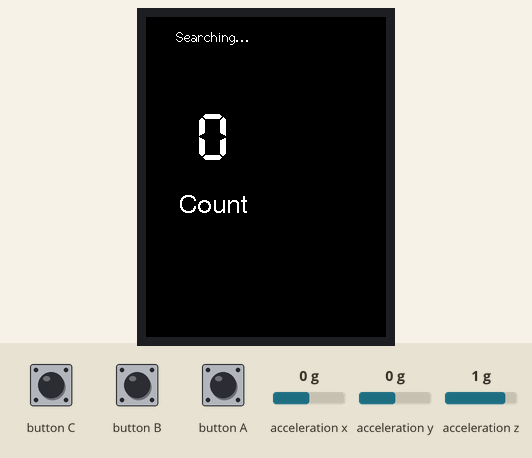
Recording of a sketch running on a simulated ESP32. On the bench: 240×320 colour display. The inputs (shaded band) are chosen by the test bench; at power-on: acceleration x 0 g, acceleration y 0 g, acceleration z 1 g. Nothing arrives over Bluetooth unless stated; a phone connects over Bluetooth LE 3 s after start.

Above: at 0.3 s.
At 3.9 s:
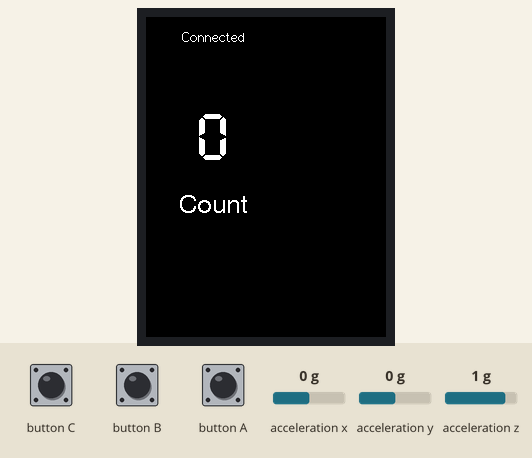
4.0 s: acceleration x set to -1.4 g
At 4.4 s:
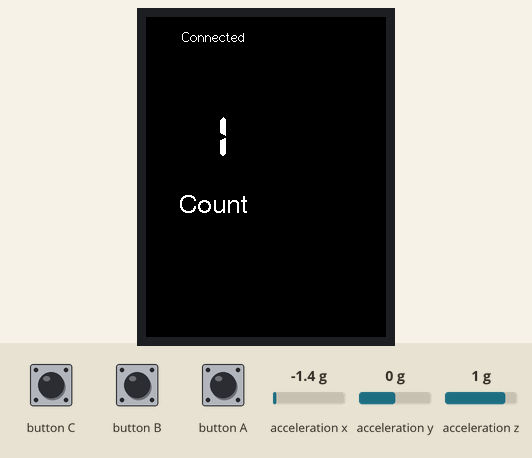
Timing chart, 0 to 7.0 s (numbered marks = the images above; inputs shaded):
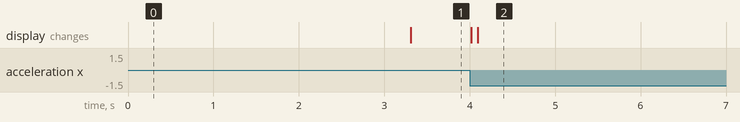

Measured:
- after the input at 4.0 s, the display: first changes at once (image 2 shows a later state)

The sketch:

fridge.ino
```cpp
#include <M5Unified.h>
#include <BLEDevice.h>
#include <BLEServer.h>
#include <BLEUtils.h>
#include <BLE2902.h>

#define SERVICE_UUID                 "c48e6067-5295-43d8-9c59-16616a5a300a"
#define DOOR_COUNT_CHAR_UUID         "a1e8f2de-570a-45b3-851f-365a6a364d1f"
#define BATTERY_LEVEL_CHAR_UUID      "2a19"
#define RESET_COUNTER_CHAR_UUID      "f0b1a051-a20c-43f1-b1e4-39f5c43a3d53"

const char* DEVICE_NAME = "FridgeMonitorM5";
int doorOpenCount = 0;

BLECharacteristic *pDoorCountCharacteristic;
BLECharacteristic *pBatteryLevelCharacteristic;
bool deviceConnected = false;
uint8_t batteryLevel = 0;
unsigned long lastBatteryCheck = 0;


float prevAccX = 0, prevAccY = 0, prevAccZ = 0;
float jerkThreshold = 0.5; // this is where you want to adjust your sensing thing
unsigned long lastJerkTime = 0;
long cooldownPeriod = 2000;

void updateDisplay() {
    M5.Display.fillScreen(TFT_BLACK);
    int centerX = 135 / 2;
    M5.Display.setTextColor(TFT_WHITE);
    M5.Display.setTextDatum(MC_DATUM);
    M5.Display.setFont(&fonts::Font2);
    M5.Display.drawString(deviceConnected ? "Connected" : "Searching...", centerX, 20);
    M5.Display.setFont(&fonts::Font7);
    M5.Display.drawString(String(doorOpenCount), centerX, 120);
    M5.Display.setFont(&fonts::Font4);
    M5.Display.drawString("Count", centerX, 190);
}

void resetCounter() {
    doorOpenCount = 0;
    if (deviceConnected) {
        pDoorCountCharacteristic->setValue(doorOpenCount);
        pDoorCountCharacteristic->notify();
    }
    updateDisplay();
}

class ResetCallback: public BLECharacteristicCallbacks {
    void onWrite(BLECharacteristic *pCharacteristic) {
        String value = pCharacteristic->getValue().c_str();
        if (value == "1") {
            resetCounter();
        }
    }
};

class MyServerCallbacks: public BLEServerCallbacks {
    void onConnect(BLEServer* pServer) {
        deviceConnected = true;
        updateDisplay();
    }
    void onDisconnect(BLEServer* pServer) {
        deviceConnected = false;
        updateDisplay();
        BLEDevice::startAdvertising();
    }
};

void setup() {
    auto cfg = M5.config();
    M5.begin(cfg);
    M5.Display.setRotation(0);
    M5.Power.begin();
    setCpuFrequencyMhz(80);
    M5.Imu.begin();
    updateDisplay();

    M5.Imu.getAccelData(&prevAccX, &prevAccY, &prevAccZ);

    BLEDevice::init(DEVICE_NAME);
    BLEServer *pServer = BLEDevice::createServer();
    pServer->setCallbacks(new MyServerCallbacks());
    BLEService *pService = pServer->createService(SERVICE_UUID);
    pDoorCountCharacteristic = pService->createCharacteristic(DOOR_COUNT_CHAR_UUID, BLECharacteristic::PROPERTY_NOTIFY | BLECharacteristic::PROPERTY_READ);
    pDoorCountCharacteristic->addDescriptor(new BLE2902());
    pDoorCountCharacteristic->setValue(doorOpenCount);
    pBatteryLevelCharacteristic = pService->createCharacteristic(BATTERY_LEVEL_CHAR_UUID, BLECharacteristic::PROPERTY_NOTIFY | BLECharacteristic::PROPERTY_READ);
    pBatteryLevelCharacteristic->addDescriptor(new BLE2902());
    BLECharacteristic *pResetCharacteristic = pService->createCharacteristic(RESET_COUNTER_CHAR_UUID, BLECharacteristic::PROPERTY_WRITE);
    pResetCharacteristic->setCallbacks(new ResetCallback());
    pService->start();
    BLEAdvertising *pAdvertising = BLEDevice::getAdvertising();
    pAdvertising->addServiceUUID(SERVICE_UUID);
    pAdvertising->setScanResponse(true);
    BLEDevice::startAdvertising();
}

void loop() {
    M5.update();

    if (M5.BtnA.wasPressed()) {
        resetCounter();
    }

    if (millis() - lastBatteryCheck > 5000) {
        batteryLevel = M5.Power.getBatteryLevel();
        if (deviceConnected) {
            pBatteryLevelCharacteristic->setValue(&batteryLevel, 1);
            pBatteryLevelCharacteristic->notify();
        }
        lastBatteryCheck = millis();
    }

    float accX, accY, accZ;
    M5.Imu.getAccelData(&accX, &accY, &accZ);

    float jerkX = accX - prevAccX;
    float jerkY = accY - prevAccY;
    float jerkZ = accZ - prevAccZ;
    float totalJerk = sqrt(jerkX*jerkX + jerkY*jerkY + jerkZ*jerkZ);

    if (totalJerk > jerkThreshold && millis() - lastJerkTime > cooldownPeriod) {
        doorOpenCount++;
        lastJerkTime = millis();

        if (deviceConnected) {
            pDoorCountCharacteristic->setValue(doorOpenCount);
            pDoorCountCharacteristic->notify();
        }
        updateDisplay();
    }


    prevAccX = accX;
    prevAccY = accY;
    prevAccZ = accZ;

    delay(50);
}
```
